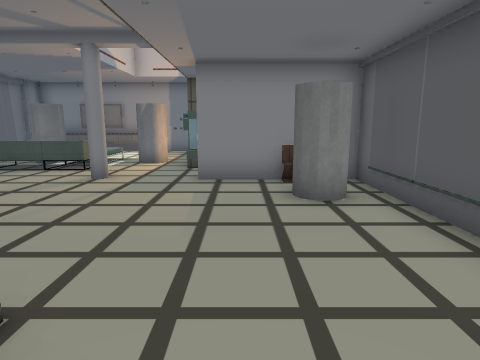
View 1 (above)

16 first-person views from a walk through a 3-D level made in the Unity game engine. The camera is 1.3 m above the floor, tilts 10° down and sees 75° across. The floor is counted in squares, 1 m on a side. Each view is taken from the middle of a square. On the plan, view 1 faces up. The plan holds only what a view shows up to about 14 squares ahead; the rest is blank. The place goes on beyond the plan. The player is left out. Door leaves are left out, so doorways stand open. Some surface patterns are stand-ins.

View 2
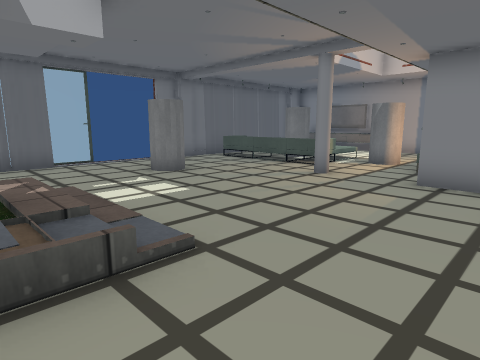

View 3
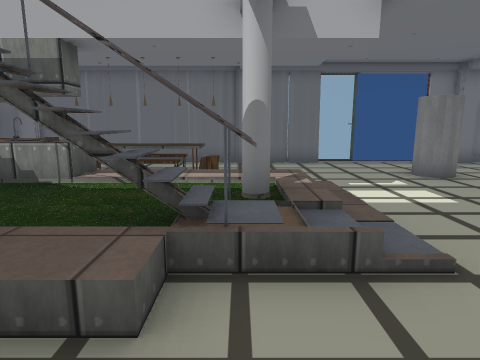

View 4
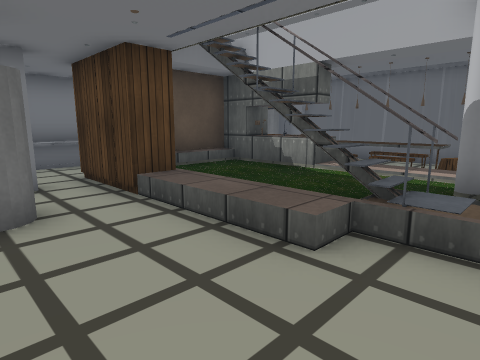

View 5
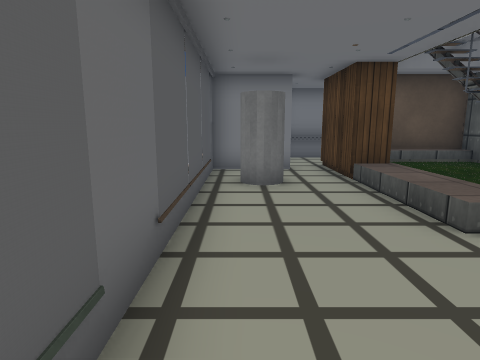

View 6
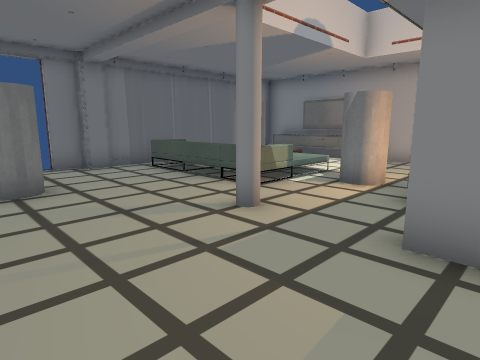

View 7
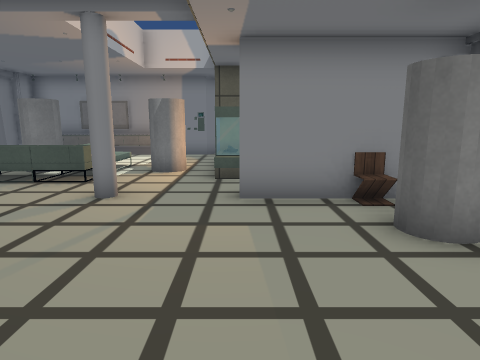

View 8
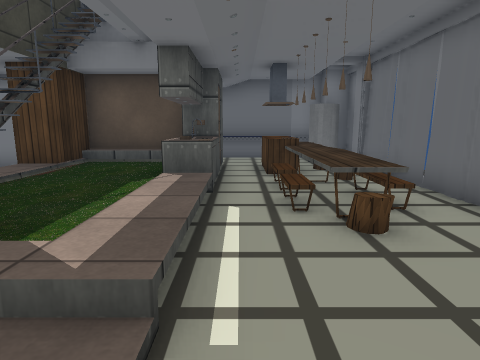

View 9
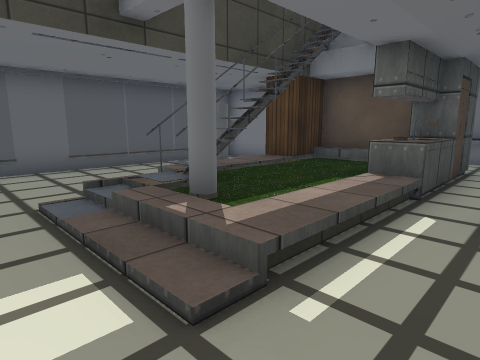

View 10
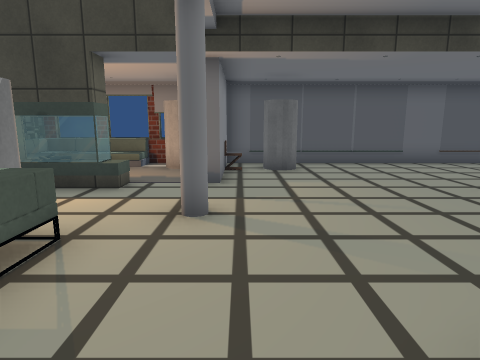

View 11
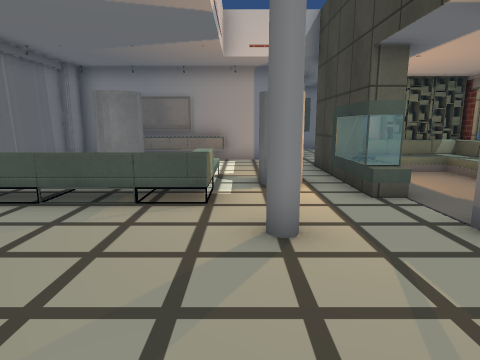

View 12
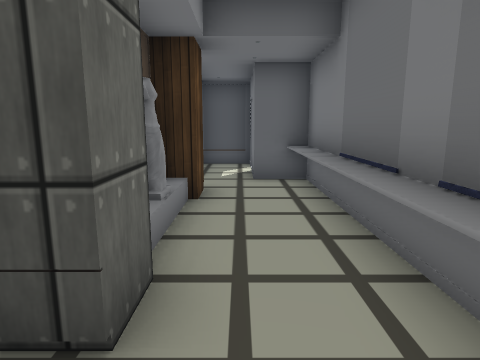

View 13
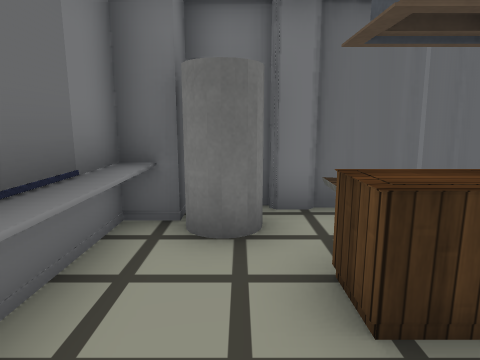

View 14
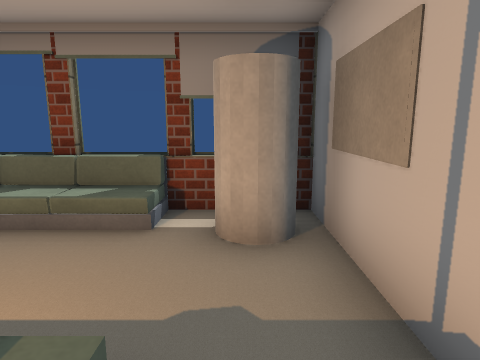

View 15
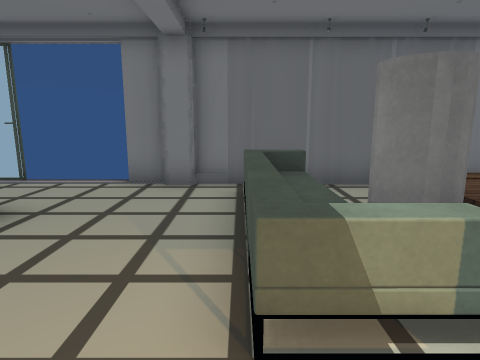

View 16
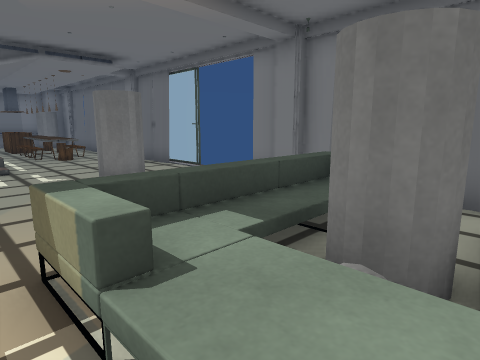

### Floor plan
Key: @ floor where view 1 was taken; # wall or solid block; x gap in a wall; . main floor; : floor 0.25 m higher than the main floor; + floor 0.5 m higher than the main floor; / step, stairs or slope; = window, fence, low wall or low ledge; ^ raised ledge; C cylinder; H chair; U curtain; T table; P cupboard; F fridge; S statue; O other object.
Columns run from 10 left of view 1 to 3 right of it. Each row starts with its distance up from view 1.
 16 ##^O^^###
 15 #^^^^^...
 14 #   .....#####
 13 #   .....#+++#
 12 #.////...#..=#
 11 #..CC/.Cx=..O
 10 ##////...=...#
  9 #=====.....CC#
  8 #........#####
  7 #..........H.#
  6  ..........CC#
  5  ..C.......C.#
  4 x............#
  3 =............#
  2 U....///.....#
  1 #....+++:....#
  0 #....+:#=.@..#
 -1 #.=#.+:#=+...#
 -2 #.=#.+:##+...#
 -3 #.Ox.#::x+...#
 -4 #.OxOO:::+.CC#
 -5 #.=T.O::PP.CC#
 -6 #.#T.F###P.###
 -7 #.#T.#OSOP.#
 -8 #C.........#
 -9 ##=========#
-10  ###########

Positions as (right, up) in squares from view 1, and headings:
1: (0, 0), facing up
2: (1, 0), facing up-left
3: (1, 0), facing left
4: (2, 1), facing down-left
5: (2, 3), facing down
6: (0, 4), facing up-left
7: (-1, 2), facing up
8: (-6, 3), facing down
9: (-7, 3), facing down-right
10: (-8, 7), facing right
11: (-4, 4), facing up
12: (-7, -8), facing right
13: (-5, -8), facing left
14: (-2, 9), facing right
15: (-3, 9), facing left
16: (-4, 12), facing down-left
